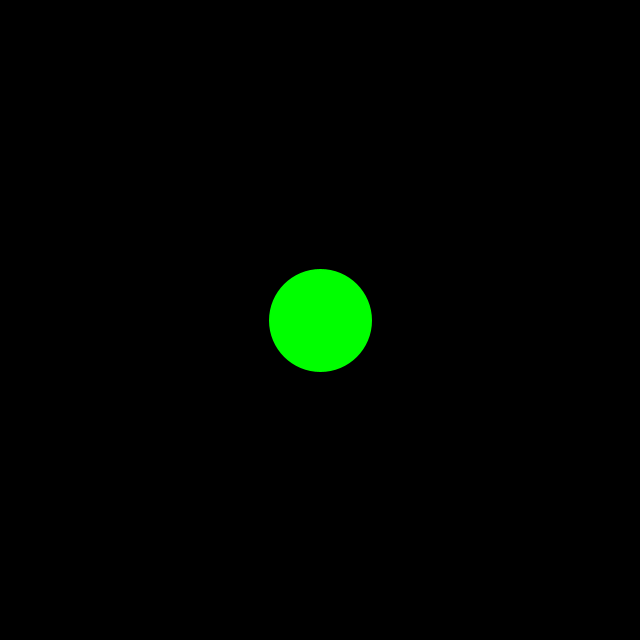
Frame 1 (no input)
Frame 60 (the mouse pressed at the canvas centre just before this capture): identical to frame 1, image omitted
Frame 120 (the mouse held since frame 60 and released just before this capture): identical to frame 1, image omitted

The Processing sketch that drew this single still picture (run headless with seeded random() and noise(); from frame 60 on, the mouse is pressed at the canvas centre):

// Processing sketch: Vectors_3
// ── Vectors_3.pde
PVector mouseVector;
PVector ballVector;
PVector directionVector;

final int RADIUS = 100;
final int ELASTICITY = 20;

void setup() {
  	size(640, 640);
	fill(0, 255, 0);
	strokeWeight(3);
	stroke(0, 255, 0);
  	mouseVector = new PVector(mouseX, mouseX);
  	ballVector = new PVector(320, 320);
  	directionVector = new PVector(0, 0);
  	directionVector.limit(5);
}

void draw() {
	background(0);
  	PVector dir;

  	ballVector.add(directionVector);
  	if (mousePressed == true) {
  		line (ballVector.x, ballVector.y, mouseX, mouseY);
  		mouseVector.set(mouseX, mouseY);
  	}
  	collisionCheck();
  	drawBall();
  	motionBlur();
}

void mouseReleased () {
	mouseVector.set(mouseX, mouseY);
	directionVector = PVector.sub(mouseVector, ballVector);
	directionVector.mult(0.01);
}

void collisionCheck () {
 	if (ballVector.x > 639 - ELASTICITY) directionVector.x = -directionVector.x;
  	if (ballVector.x < 0 + ELASTICITY) directionVector.x = -directionVector.x;
  	if (ballVector.y > 639 - ELASTICITY) directionVector.y = -directionVector.y;
	if (ballVector.y < 0 + ELASTICITY) directionVector.y = -directionVector.y;
}

void drawBall() {
	int ellipseX = RADIUS;
	int ellipseY = RADIUS;

	if (ballVector.x > (640 - ellipseX / 2)){
		ellipseX = (640 - (int)ballVector.x) * 2;
		ellipseY = ((int)ballVector.x - (640 - (RADIUS / 2))) * 2 + RADIUS;
	}
	if (ballVector.x < ellipseX / 2){
		ellipseX = (int)ballVector.x * 2;
		ellipseY = ((RADIUS / 2) - (int)ballVector.x) * 2 + RADIUS;
	}
	if (ballVector.y > (640 - ellipseY / 2)){
		ellipseY = (640 - (int)ballVector.y) * 2;
		ellipseX = ((int)ballVector.y - (640 - (RADIUS / 2))) * 2 + RADIUS;
	}
	if (ballVector.y < ellipseX / 2){
		ellipseY = (int)ballVector.y * 2;
		ellipseX = ((RADIUS / 2) - (int)ballVector.y) * 2 + RADIUS;
	}
	ellipse(ballVector.x, ballVector.y, ellipseX, ellipseY);
}


void motionBlur() {
	loadPixels();
	for (int i = 0; i < (width * height); i++) {
  		color c = pixels[i];
  		int r = (c >> 16) & 0xFF;
  		int g = (c >> 8) & 0xFF;
  		int b = c & 0xFF;
  		int alpha = 25;
  		pixels[i] = (alpha << 24) + (r << 16) + (g << 8) + b;
	}
	updatePixels();
}
